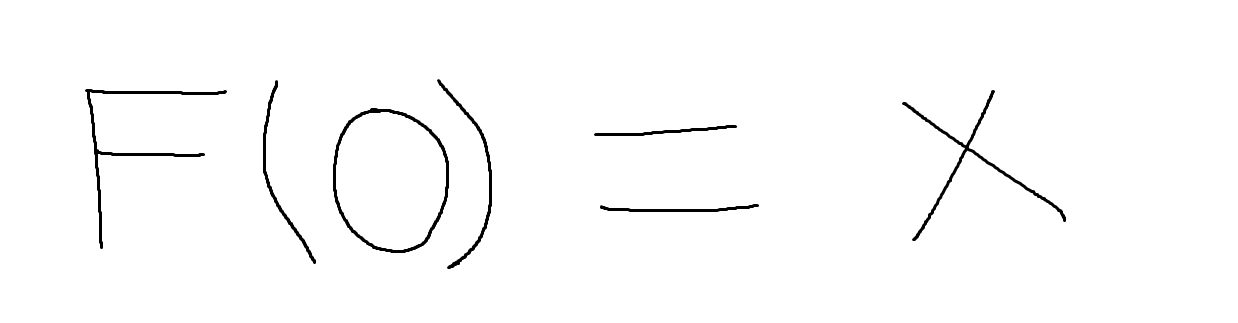
#> input picture flask/flaskapp/ocr/math.png, 1238 x 323 px
$ python -i CharacterSegmentation.py   (imports and definitions only)
#> lines starting #> are read from the running program, lines starting #| are printed output that depends on the picture; after the words box and inside, x2 and y2 are one past the last pixel; in counts of white or black regions, pixels touching at a corner belong together; long printed decimals are rounded
#> further down, picture is the input picture: shape (323, 1238, 3); min 0, max 255, mean 251.1
# As a skeleton repo https://github.com/dishank-b/Character_Segmentation was used.
# But here a lot of refactoring, bug-fixing and new functionality was added
import cv2
import numpy as np
import matplotlib.pyplot as plt
import os
import sys

OUTPUT_DIR = '/segmented/'

#------------------Functions------------------#

def auto_crop(img):
	gray = cv2.cvtColor(np.array(img), cv2.COLOR_RGB2GRAY)

	# threshold input image using otsu thresholding as mask and refine with morphology
	ret, mask = cv2.threshold(gray, 0, 255, cv2.THRESH_BINARY+cv2.THRESH_OTSU)
#> mask: shape (323, 1238); 98.5% white; 7 black regions, largest, box (x1, y1, x2, y2) and area: (333, 108, 449, 253) 1320, (85, 89, 227, 249) 1243, (902, 90, 1066, 241) 1193
#> ret = 127
	kernel = np.ones((9,9), np.uint8)
	mask = cv2.morphologyEx(mask, cv2.MORPH_CLOSE, kernel)
#> mask: shape (323, 1238); every value is 255
	mask = cv2.morphologyEx(mask, cv2.MORPH_OPEN, kernel)

	# put thresh into
	result = img.copy()
	result = cv2.cvtColor(result, cv2.COLOR_BGR2BGRA)
	result[:, :, 3] = mask

	# save resulting masked image
	return result

def line_array(array):
	list_x_upper = []
	list_x_lower = []
	for y in range(5, len(array) - 5):
		s_a, s_p = strtline(y, array)
		e_a, e_p = endline(y, array)
		if s_a >= 7 and s_p >= 5:
			list_x_upper.append(y)
		if e_a >= 5 and e_p >= 7:
			list_x_lower.append(y)

	return list_x_upper, list_x_lower

def strtline(y, array):
	count_ahead = 0
	count_prev = 0
	for i in array[y:y+10]:
		if i > 3:
			count_ahead += 1

	for i in array[y-10:y]:
		if i==0:
			count_prev += 1

	return count_ahead, count_prev

def endline(y, array):
	count_ahead = 0
	count_prev = 0
	for i in array[y:y+10]:
		if i==0:
			count_ahead += 1

	for i in array[y-10:y]:
		if i > 3:
			count_prev += 1

	return count_ahead, count_prev

def endline_word(y, array, a):
	count_ahead = 0
	count_prev = 0
	for i in array[y:y+2*a]:
		if i < 2:
			count_ahead+= 1
	for i in array[y-a:y]:
		if i > 2:
			count_prev += 1
	return count_prev ,count_ahead

def end_line_array(array, a):
	list_endlines = []
	for y in range(len(array)):
		e_p, e_a = endline_word(y, array, a)
		# print(e_p, e_a)
		if e_a >= int(1.5*a) and e_p >= int(0.7*a):
			list_endlines.append(y)
	return list_endlines

def refine_endword(array):
	refine_list = []
	for y in range(len(array)-1):
		if array[y]+1 < array[y+1]:
			refine_list.append(array[y])

	if len(array) != 0:
		refine_list.append(array[-1])
	return refine_list

def refine_array(array_upper, array_lower):
	upperlines = []
	lowerlines = []
	for y in range(len(array_upper)-1):
		if array_upper[y] + 5 < array_upper[y+1]:
			upperlines.append(array_upper[y]-10)
	for y in range(len(array_lower)-1):
		if array_lower[y] + 5 < array_lower[y+1]:
			lowerlines.append(array_lower[y]+10)

	to_append_u = array_upper[-1]
	to_append_l = array_lower[-1]
	upperlines.append(to_append_u-10)
	lowerlines.append(to_append_l+10)

	return upperlines, lowerlines

def letter_width(contours):
	letter_width_sum = 0
	count = 0
	for cnt in contours:
		if cv2.contourArea(cnt) > 20:
			x,y,w,h = cv2.boundingRect(cnt)
			letter_width_sum += w
			count += 1

	return letter_width_sum/count


def end_wrd_dtct(lines, i, bin_img, mean_lttr_width, total_width):
	count_y = np.zeros(shape = total_width)
	for x in range(total_width):
		for y in range(lines[i][0],lines[i][1]):
			if bin_img[y][x] == 255:
				count_y[x] += 1

	end_lines = end_line_array(count_y, int(mean_lttr_width))
	endlines = refine_endword(end_lines)
	for x in endlines:
		final_thr[lines[i][0]:lines[i][1], x] = 255
	return endlines

def get_letter_rect(k, contours):
	"Helper function for properly identifying '=' symbol. OpenCV"
	"will treat 2 dashes of 'sign' as separate contours, thus this"
	"will help to identify and merge them into a single '=' contour"
	valid = True
	x,y,w,h = cv2.boundingRect(contours[k])
	for i in range(len(contours)):
		cnt = contours[i]
		if i == k:
			continue
		elif cv2.contourArea(cnt) < 50:
			continue

		x1,y1,w1,h1 = cv2.boundingRect(cnt)

		if abs(x1 + w1/2 - (x + w/2)) < 50:
			if y1 > y:
				h = abs(y - (y1 + h1))
				w = abs(x - (x1 + w1))
			else:
				valid = False
			break

	return (valid,x,y,w,h)

def letter_seg(lines_img, x_lines, i):
	copy_img = lines_img[i].copy()
	x_linescopy = x_lines[i].copy()

	letter_img = []
	letter_k = []

	contours, hierarchy = cv2.findContours(copy_img,cv2.RETR_EXTERNAL,cv2.CHAIN_APPROX_SIMPLE)
	for k in range(len(contours)):
		cnt = contours[k]
		if cv2.contourArea(cnt) < 50:
			continue

		valid,x,y,w,h = get_letter_rect(k, contours)
		if valid:
			letter_k.append((x,y,w,h))

	letter = sorted(letter_k, key=lambda student: student[0])
	# print(letter)
	word = 1
	letter_index = 0
	for e in range(len(letter)):
		if(letter[e][0]<x_linescopy[0]):
			print("IN HERE")
			letter_index += 1
			letter_img_tmp = lines_img[i][letter[e][1]-5:letter[e][1]+letter[e][3]+5,letter[e][0]-5:letter[e][0]+letter[e][2]+5]
			letter_img = letter_img_tmp#cv2.resize(letter_img_tmp, dsize =(28, 28), interpolation = cv2.INTER_AREA)
			cv2.imwrite(OUTPUT_DIR+str(i+1)+'_'+str(word)+'_'+str(letter_index)+'.jpg', 255-letter_img)
		else:
			print("NO, HERE")
			x_linescopy.pop(0)
			word += 1
			letter_index = 1
			letter_img_tmp = lines_img[i][letter[e][1]-5:letter[e][1]+letter[e][3]+5,letter[e][0]-5:letter[e][0]+letter[e][2]+5]
			letter_img = cv2.resize(letter_img_tmp, dsize =(28, 28), interpolation = cv2.INTER_AREA)
			cv2.imwrite(OUTPUT_DIR+str(i+1)+'_'+str(word)+'_'+str(letter_index)+'.jpg', 255-letter_img)
			# print(letter[e][0],x_linescopy[0], word)


#------------------/Functions-----------------#

def image_segmentation(pil_img):
	# -------------Thresholding Image--------------#
	print("\n........Program Initiated.......\n")
	#src_img = cv2.imread(filepath, cv2.IMREAD_GRAYSCALE)
	src_img = auto_crop(pil_img)
	orig_height, orig_width, orig_depth = src_img.shape
#> orig_height = 323; orig_width = 1238; orig_depth = 4

	print("\n Resizing Image........")
	width = 1320
	height = int(width * orig_height / orig_width)
#> height = 344
	src_img = cv2.resize(src_img, dsize=(width, height), interpolation=cv2.INTER_AREA)

	print("#---------Image Info:--------#")
	print("\tHeight =", height, "\n\tWidth =", width)
#| 	Height = 344
#| 	Width = 1320
	print("#----------------------------#")
	print("Applying Adaptive Threshold with kernel :- 21 X 21")

	PIXEL_SET = 255
	kernel_size = 21
	normalized_mean = 20
	bin_img = cv2.adaptiveThreshold(cv2.cvtColor(src_img, cv2.COLOR_BGR2GRAY), PIXEL_SET, cv2.ADAPTIVE_THRESH_MEAN_C, cv2.THRESH_BINARY_INV, kernel_size,
									normalized_mean)
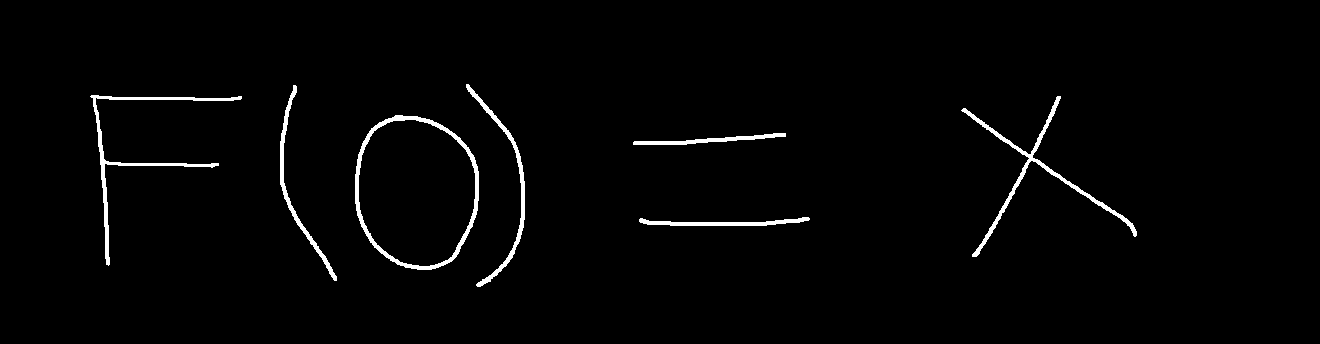
#> bin_img: shape (344, 1320); 1.8% white; 7 white regions, largest, box (x1, y1, x2, y2) and area: (355, 115, 479, 270) 1838, (961, 96, 1137, 257) 1601, (90, 95, 242, 266) 1490

	print("Noise Removal From Image.........")
	kernel = cv2.getStructuringElement(cv2.MORPH_ELLIPSE, (3, 3))
	final_thr = cv2.morphologyEx(bin_img, cv2.MORPH_CLOSE, kernel)
#> final_thr: shape (344, 1320); 1.8% white; 7 white regions, largest, box (x1, y1, x2, y2) and area: (355, 115, 479, 270) 1846, (961, 96, 1137, 257) 1608, (90, 95, 242, 266) 1494
	contr_retrival = final_thr.copy()

	# -------------/Thresholding Image-------------#

	# -------------Line Detection------------------#
	print("Beginning Character Semenation..............")
	count_x = np.zeros(shape=(height))
#> count_x = 344 values from 0 to 0
	for y in range(height):
		for x in range(width):
			if bin_img[y][x] == PIXEL_SET:
				count_x[y] += 1

	upper_lines, lower_lines = line_array(count_x)
#> upper_lines = [82, 83, 84, 85, 86, 87, 88, 89]
	upperlines, lowerlines = refine_array(upper_lines, lower_lines)

	if len(upperlines) == len(lowerlines):
		lines = []
		for y in upperlines:
			final_thr[y][:] = PIXEL_SET
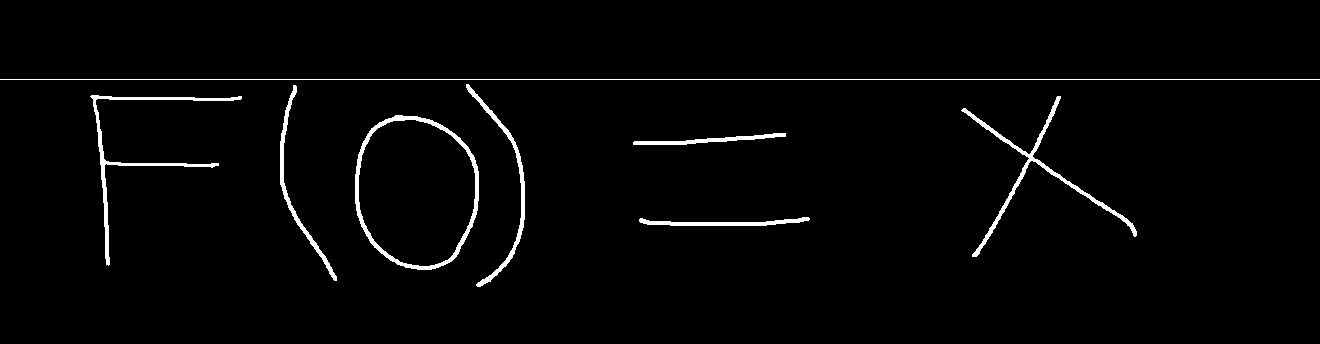
#> final_thr: shape (344, 1320); 2.1% white; 8 white regions, largest, box (x1, y1, x2, y2) and area: (355, 115, 479, 270) 1846, (961, 96, 1137, 257) 1608, (90, 95, 242, 266) 1494
		for y in lowerlines:
			final_thr[y][:] = PIXEL_SET
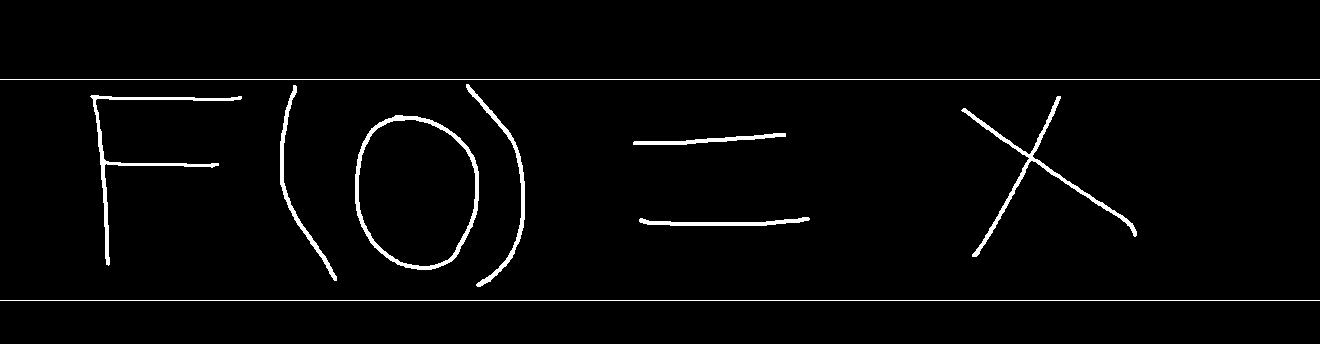
#> final_thr: shape (344, 1320); 2.4% white; 9 white regions
		for y in range(len(upperlines)):
			lines.append((upperlines[y], lowerlines[y]))
	else:
		return "Error: Too much noise"

	lines = np.array(lines)
	no_of_lines = len(lines)
	print("\nGiven Text has   # ", no_of_lines, " #   no. of lines")
#| Given Text has   #  1  #   no. of lines

	lines_img = []
	for i in range(no_of_lines):
		lines_img.append(bin_img[lines[i][0]:lines[i][1], :])
#> after the loop, lines_img = 1 item

	# -------------/Line Detection-----------------#

	# -------------Letter Width Calculation--------#

	contours, hierarchy = cv2.findContours(contr_retrival, cv2.RETR_EXTERNAL, cv2.CHAIN_APPROX_SIMPLE)
#> contours = 7 contours; box (x1, y1, x2, y2) and area: (355, 115, 479, 270) 15213, (961, 96, 1137, 257) 1268, (90, 95, 242, 266) 1064, (466, 84, 525, 287) 816, (280, 85, 337, 281) 698, (639, 217, 810, 226) 526, (633, 133, 786, 145) 466
	cv2.drawContours(src_img, contours, -1, (0, 255, 0), 1)
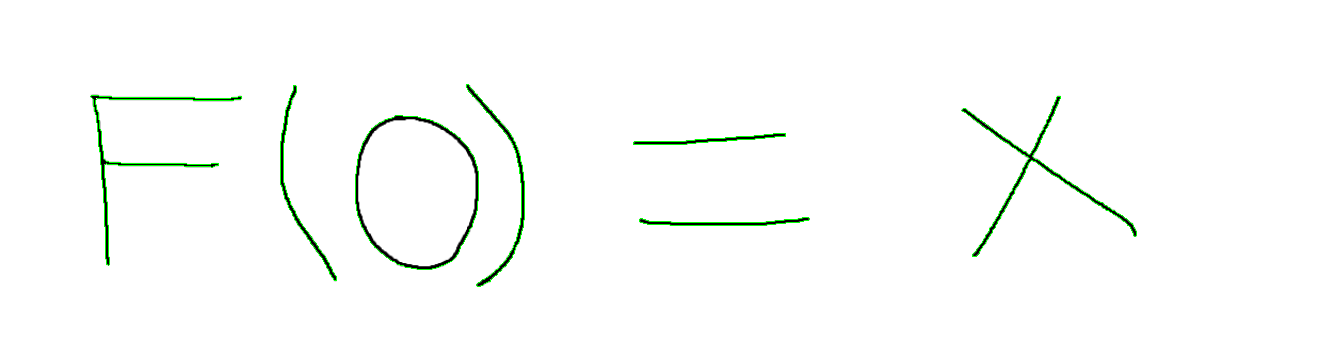
#> src_img: shape (344, 1320, 4); mean B, G, R, A 250.5, 252.4, 250.5, 253.1

	mean_lttr_width = letter_width(contours)
#> the loop in letter_width, `for cnt in contours:` made 7 passes
#> (x, y, w, h, letter_width_sum) on passes 1 to 7: (639, 217, 171, 9, 171), (633, 133, 153, 12, 324), (355, 115, 124, 155, 448), (961, 96, 176, 161, 624), (90, 95, 152, 171, 776), (280, 85, 57, 196, 833), (466, 84, 59, 203, 892)
#> after the loop in letter_width, `for cnt in contours:`: count = 7; letter_width_sum = 892
#> mean_lttr_width = 127.4
	print("\nAverage Width of Each Letter:- ", mean_lttr_width)
#| Average Width of Each Letter:-  127.429

	# -------------/Letter Width Calculation-------#

	# --------------Word Detection-----------------#
	x_lines = []

	for i in range(len(lines_img)):
		x_lines.append(end_wrd_dtct(lines, i, bin_img, mean_lttr_width, width))
#> this loop made 1 pass

	for i in range(len(x_lines)):
		x_lines[i].append(width)
#> this loop made 1 pass

	# -------------/Word Detection-----------------#

	# -------------Letter Segmentation-------------#

	for i in range(len(lines)):
		letter_seg(lines_img, x_lines, i)
#> this loop made 1 pass
#| IN HERE
#| IN HERE
#| IN HERE
#| IN HERE
#| IN HERE
#| IN HERE
#> pass 1, in letter_seg, `cv2.imwrite(OUTPUT_DIR+str(i+1)+'_'+str(word)+'_'+str(letter_index)+'...`:
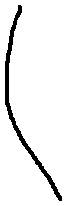
#> saved as 1_1_2.jpg: shape (206, 67); 93.5% white; 1 black region, box (x1, y1, x2, y2) and area: (5, 5, 62, 201) 893
#> pass 1, in letter_seg, `cv2.imwrite(OUTPUT_DIR+str(i+1)+'_'+str(word)+'_'+str(letter_index)+'...`:
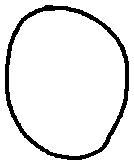
#> saved as 1_1_3.jpg: shape (165, 134); 91.7% white; 1 black region, box (x1, y1, x2, y2) and area: (5, 5, 129, 160) 1838

	# ------------\Letter Segmentation-------------#

	# -------------Character segmenting------------#

	contours, hierarchy = cv2.findContours(bin_img, cv2.RETR_EXTERNAL, cv2.CHAIN_APPROX_SIMPLE)
	for cnt in contours:
		if cv2.contourArea(cnt) > 20:
			x, y, w, h = cv2.boundingRect(cnt)
			cv2.rectangle(src_img, (x, y), (x + w, y + h), (0, 255, 0), 2)
#> this loop made 7 passes
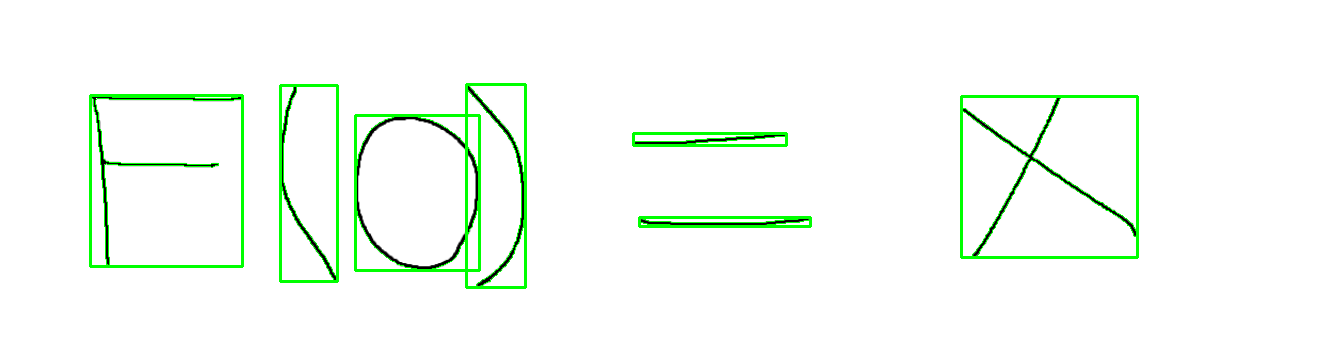
#> src_img: shape (344, 1320, 4); 2.26% of pixels changed, all inside (x1, y1, x2, y2) = (89, 83, 1139, 289)

	# -------------/Character segmenting-----------#

>>> import cv2
>>> picture = cv2.imread('ocr/math.png')
>>> result = image_segmentation(picture)
